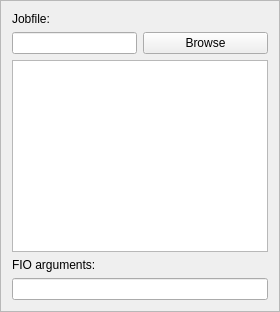
         <widget class="QFrame" name="frame">
          <property name="sizePolicy">
           <sizepolicy hsizetype="Expanding" vsizetype="Expanding">
            <horstretch>0</horstretch>
            <verstretch>0</verstretch>
           </sizepolicy>
          </property>
          <property name="minimumSize">
           <size>
            <width>0</width>
            <height>0</height>
           </size>
          </property>
          <property name="font">
           <font>
            <pointsize>9</pointsize>
           </font>
          </property>
          <property name="accessibleName">
           <string notr="true"/>
          </property>
          <property name="frameShape">
           <enum>QFrame::StyledPanel</enum>
          </property>
          <property name="frameShadow">
           <enum>QFrame::Raised</enum>
          </property>
          <layout class="QGridLayout" name="gridLayout_7">
           <item row="0" column="0">
            <widget class="QLabel" name="label_8">
             <property name="sizePolicy">
              <sizepolicy hsizetype="Expanding" vsizetype="Expanding">
               <horstretch>0</horstretch>
               <verstretch>0</verstretch>
              </sizepolicy>
             </property>
             <property name="minimumSize">
              <size>
               <width>0</width>
               <height>0</height>
              </size>
             </property>
             <property name="font">
              <font>
               <pointsize>9</pointsize>
              </font>
             </property>
             <property name="accessibleName">
              <string notr="true"/>
             </property>
             <property name="styleSheet">
              <string notr="true"/>
             </property>
             <property name="frameShape">
              <enum>QFrame::NoFrame</enum>
             </property>
             <property name="frameShadow">
              <enum>QFrame::Plain</enum>
             </property>
             <property name="lineWidth">
              <number>-5</number>
             </property>
             <property name="text">
              <string>Jobfile:</string>
             </property>
             <property name="scaledContents">
              <bool>false</bool>
             </property>
             <property name="alignment">
              <set>Qt::AlignLeading|Qt::AlignLeft|Qt::AlignTop</set>
             </property>
             <property name="margin">
              <number>0</number>
             </property>
            </widget>
           </item>
           <item row="1" column="1">
            <widget class="QPushButton" name="browse_button">
             <property name="sizePolicy">
              <sizepolicy hsizetype="Expanding" vsizetype="Expanding">
               <horstretch>0</horstretch>
               <verstretch>0</verstretch>
              </sizepolicy>
             </property>
             <property name="minimumSize">
              <size>
               <width>0</width>
               <height>0</height>
              </size>
             </property>
             <property name="font">
              <font>
               <pointsize>9</pointsize>
              </font>
             </property>
             <property name="accessibleName">
              <string notr="true"/>
             </property>
             <property name="styleSheet">
              <string/>
             </property>
             <property name="text">
              <string>Browse</string>
             </property>
             <property name="shortcut">
              <string notr="true"/>
             </property>
             <property name="checkable">
              <bool>true</bool>
             </property>
             <property name="checked">
              <bool>false</bool>
             </property>
             <property name="autoRepeat">
              <bool>false</bool>
             </property>
             <property name="autoExclusive">
              <bool>false</bool>
             </property>
             <property name="autoDefault">
              <bool>false</bool>
             </property>
             <property name="flat">
              <bool>false</bool>
             </property>
            </widget>
           </item>
           <item row="1" column="0">
            <widget class="QLineEdit" name="fio_jobfile_path">
             <property name="sizePolicy">
              <sizepolicy hsizetype="Expanding" vsizetype="Expanding">
               <horstretch>0</horstretch>
               <verstretch>0</verstretch>
              </sizepolicy>
             </property>
             <property name="minimumSize">
              <size>
               <width>0</width>
               <height>0</height>
              </size>
             </property>
             <property name="font">
              <font>
               <pointsize>9</pointsize>
              </font>
             </property>
             <property name="accessibleName">
              <string notr="true"/>
             </property>
             <property name="readOnly">
              <bool>true</bool>
             </property>
            </widget>
           </item>
           <item row="2" column="0" colspan="2">
            <widget class="QPlainTextEdit" name="fio_jobfile_contents">
             <property name="sizePolicy">
              <sizepolicy hsizetype="Expanding" vsizetype="Expanding">
               <horstretch>0</horstretch>
               <verstretch>0</verstretch>
              </sizepolicy>
             </property>
             <property name="minimumSize">
              <size>
               <width>0</width>
               <height>0</height>
              </size>
             </property>
             <property name="font">
              <font>
               <pointsize>9</pointsize>
              </font>
             </property>
             <property name="accessibleName">
              <string notr="true"/>
             </property>
             <property name="undoRedoEnabled">
              <bool>false</bool>
             </property>
             <property name="readOnly">
              <bool>true</bool>
             </property>
            </widget>
           </item>
           <item row="3" column="0">
            <widget class="QLabel" name="label_7">
             <property name="sizePolicy">
              <sizepolicy hsizetype="Expanding" vsizetype="Expanding">
               <horstretch>0</horstretch>
               <verstretch>0</verstretch>
              </sizepolicy>
             </property>
             <property name="minimumSize">
              <size>
               <width>0</width>
               <height>0</height>
              </size>
             </property>
             <property name="font">
              <font>
               <pointsize>9</pointsize>
              </font>
             </property>
             <property name="accessibleName">
              <string notr="true"/>
             </property>
             <property name="styleSheet">
              <string notr="true"/>
             </property>
             <property name="frameShape">
              <enum>QFrame::NoFrame</enum>
             </property>
             <property name="frameShadow">
              <enum>QFrame::Plain</enum>
             </property>
             <property name="lineWidth">
              <number>0</number>
             </property>
             <property name="midLineWidth">
              <number>0</number>
             </property>
             <property name="text">
              <string>FIO arguments:</string>
             </property>
            </widget>
           </item>
           <item row="4" column="0" colspan="2">
            <widget class="QLineEdit" name="fio_arguments">
             <property name="sizePolicy">
              <sizepolicy hsizetype="Expanding" vsizetype="Expanding">
               <horstretch>0</horstretch>
               <verstretch>0</verstretch>
              </sizepolicy>
             </property>
             <property name="minimumSize">
              <size>
               <width>0</width>
               <height>0</height>
              </size>
             </property>
             <property name="font">
              <font>
               <pointsize>9</pointsize>
              </font>
             </property>
             <property name="accessibleName">
              <string notr="true"/>
             </property>
            </widget>
           </item>
          </layout>
         </widget>
